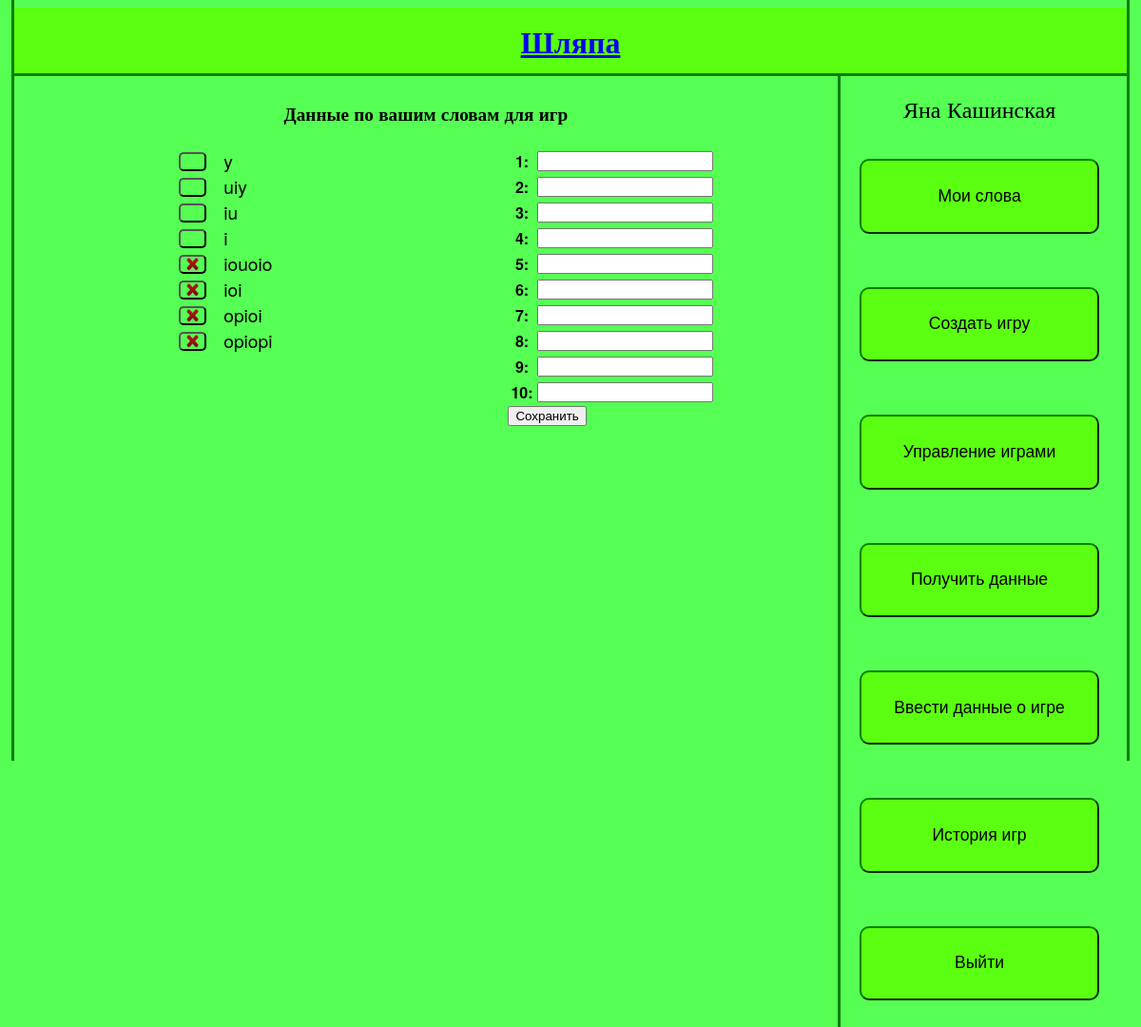
The page /words/ (signed in) on the database as committed earlier.
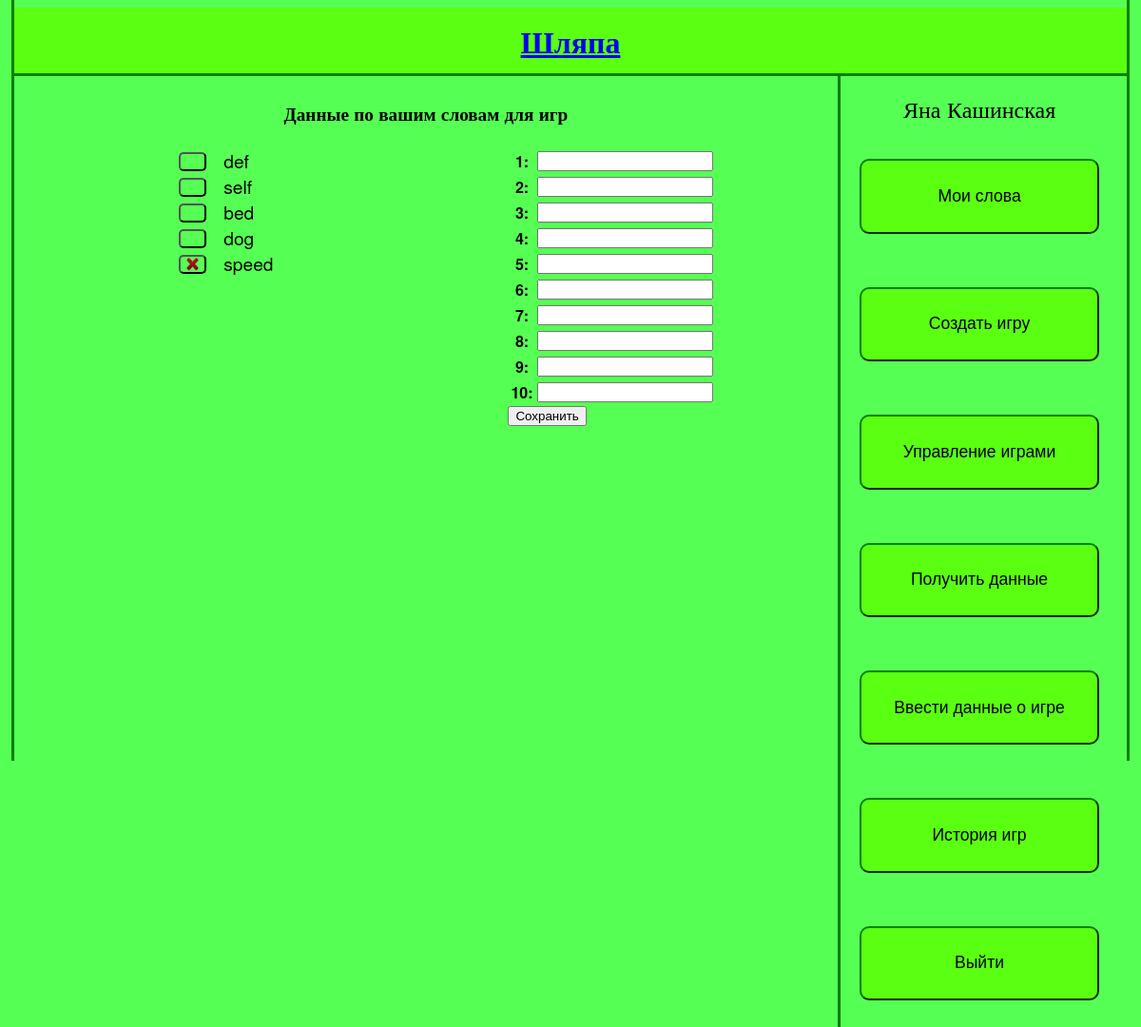
The same page on the database as committed later.
### game/models.py (models this page shows, shortened)
class UserWord(models.Model):
	user = models.ForeignKey(User)
	word = models.ForeignKey(Word)
	game = models.ManyToManyField(Game)
	def allow_delete(self):
		if len(self.game.all()) == 0:
			if len(self.word.user.all()) <= 1:
				return True
		return False

class Word(models.Model):
	word = models.CharField(max_length = 100)
	user = models.ManyToManyField(User, through='UserWord')

### views.py (the view)
# urls.py: url(r'^words/$', words),
def words(request):
	form = WordForm()
	if request.method == "POST":
		form = WordForm(request.POST)
	wordsUser = UserWord.objects.filter(user = request.user)
	return render_to_response('words.html', {'wordsUser': wordsUser, 'form':form}, context_instance=RequestContext(request))

### forms.py
class WordForm(forms.Form):
    word1 = forms.CharField(label='1', required=False)
    word2 = forms.CharField(label='2', required=False)
    word3 = forms.CharField(label='3', required=False)
    word4 = forms.CharField(label='4', required=False)
    word5 = forms.CharField(label='5', required=False)
    word6 = forms.CharField(label='6', required=False)
    word7 = forms.CharField(label='7', required=False)
    word8 = forms.CharField(label='8', required=False)
    word9 = forms.CharField(label='9', required=False)
    word10 = forms.CharField(label='10', required=False)

### templates/words.html (shortened to what this page needs)
{% extends "base.html" %}
{% block main %}
<p>
	<h1> Данные по вашим словам для игр </h1>
	<div class="table_words">
		<form action="/delete_word/" method="post">
		{% for word in wordsUser %}
			{% if word.allow_delete %}
	    	<button value="{{word.word.word}}" name="del_word" class = "button_del"> <img src="/media/delete.png" class="img_del"/> </button>
	    	{% else %}
	    	<button value="{{word.word.word}}" name="not_del_word" class = "button_del"> <img src="/media/empty.png" class="img_del"/> </button>
	    	{% endif%}
	    	<label for='del_word' class = "word"> {{word.word.word}}</label>
	    	<br>
		{% endfor %}
		</form>
	</div>
	<div id="write_words" >
		<form action="/save_words/" method="post">
			<table>
				{{form.as_table}}
			</table>
		<input type='submit' value='Сохранить'>
		</form>
	</div>
</p>
{% endblock %}

Rows that differ between the two databases and show on the page:
removed UserWord: word.word "y"
removed UserWord: word.word "uiy"
removed UserWord: word.word "iu"
removed UserWord: word.word "i"
removed UserWord: word.word "iouoio"
removed UserWord: word.word "ioi"
removed UserWord: word.word "opioi"
removed UserWord: word.word "opiopi"
now on this page (row edited): UserWord: word.word "def"
now on this page (row edited): UserWord: word.word "self"
now on this page (row edited): UserWord: word.word "bed"
now on this page (row edited): UserWord: word.word "dog"
now on this page (row edited): UserWord: word.word "speed"
